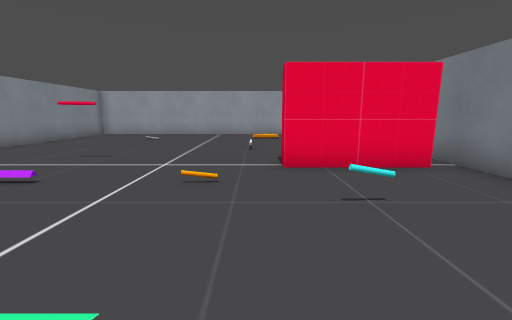
[1] (above)

12 first-person views from a walk through a Godot game level. The camera is 1.3 m above the floor, tilts 10° down and sees 90° across. The floor is counted in squares, 1.2 m on a side. Each view is taken from the middle of a square. On the plan, view 1 faces up. The plan holds only what a view shows up to about 11 squares ahead; the rest is blank. The place goes on beyond the plan. Flat picture figures and markers are not drawn. Some surface patterns are stand-ins.

[2]
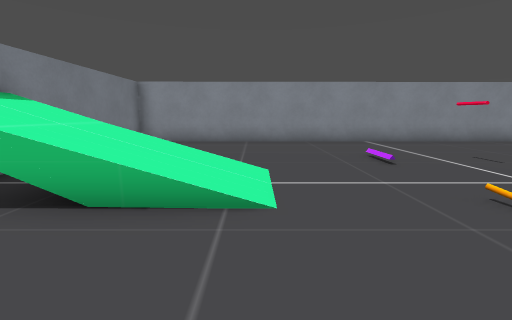

[3]
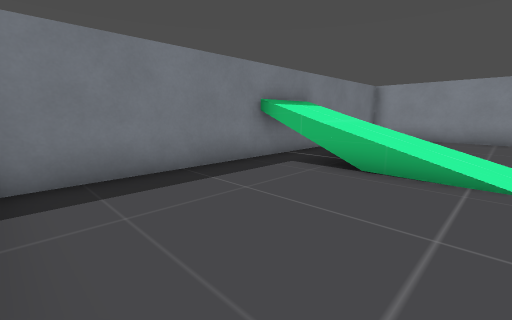

[4]
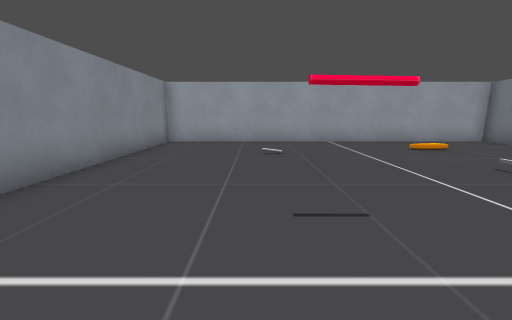

[5]
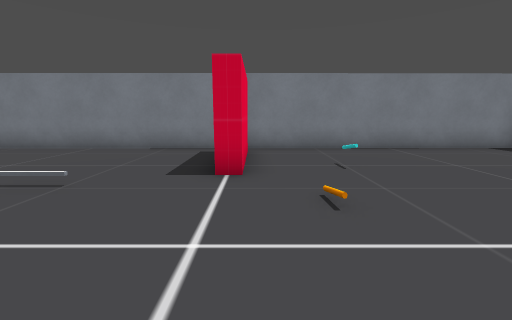

[6]
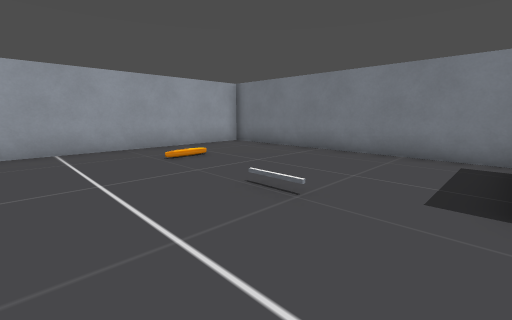

[7]
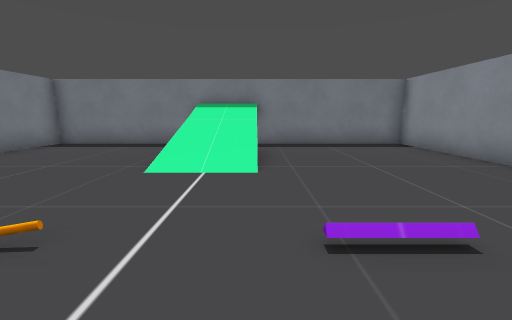

[8]
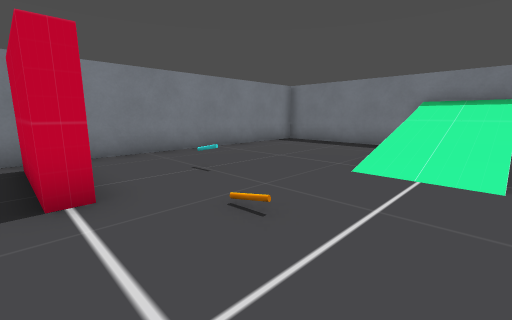

[9]
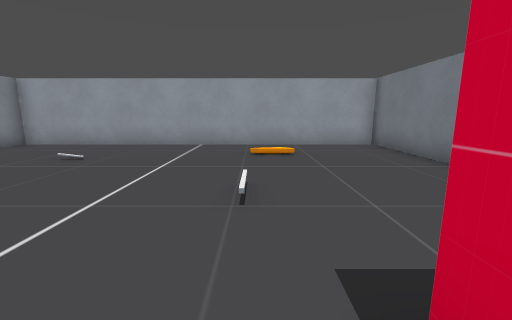

[10]
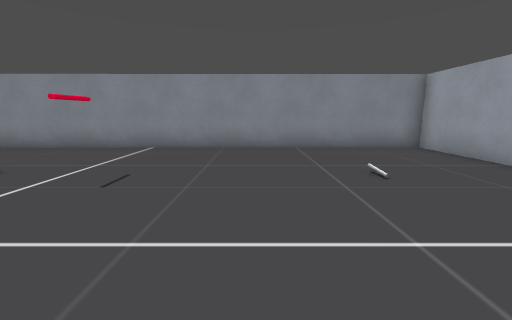

[11]
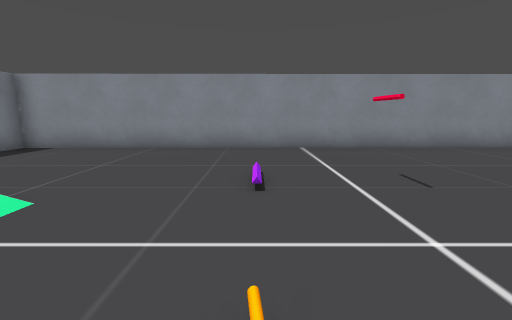

[12]
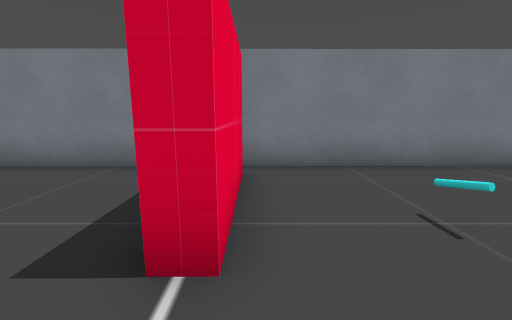

### Floor plan
Key: @ floor where view 1 was taken; # wall or solid block; . main floor; : floor 0.25 m higher than the main floor; / step, stairs or slope; = window, fence, low wall or low ledge; ^ raised ledge; v drop or lower ground.
Columns run from 9 left of view 1 to 5 right of it. Each row starts with its distance up from view 1.
 15 ###############
 14 #.............#
 13 #.............#
 12 #........//...#
 11 #.............#
 10 #.............#
  9 #.............#
  8 #.............#
  7 #.............#
  6 #....#........#
  5 #.........###.#
  4 #...//..:.....#
  3 #.........=...#
  2 #.............#
  1 #.....///.....#
  0 #.....///@....#
 -1 #.....//=.....#
 -2 #.....//v.....#
 -3 #.....//#.....#
 -4 ######^^^######

Where each view was taken, in squares from view 1:
view 1: 0 up, 0 right, facing up
view 2: 1 up, 2 right, facing left
view 3: 1 up, 4 right, facing down-left
view 4: 4 up, 5 left, facing up
view 5: 5 up, 4 left, facing right
view 6: 6 up, 3 left, facing up-right
view 7: 6 up, 3 left, facing down
view 8: 6 up, 3 left, facing down-right
view 9: 5 up, 0 right, facing up
view 10: 9 up, 0 right, facing left
view 11: 4 up, 0 right, facing left
view 12: 5 up, 1 left, facing right
